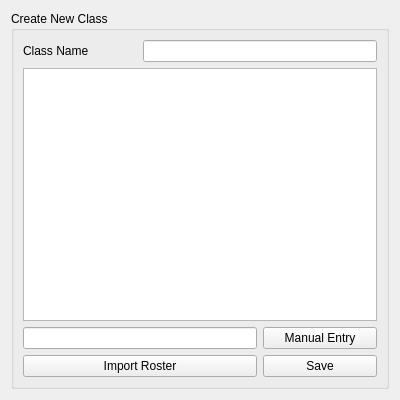
<?xml version="1.0" encoding="UTF-8"?>
<ui version="4.0">
 <class>createClass</class>
 <widget class="QWidget" name="createClass">
  <property name="geometry">
   <rect>
    <x>0</x>
    <y>0</y>
    <width>400</width>
    <height>400</height>
   </rect>
  </property>
  <property name="windowTitle">
   <string>Create Class</string>
  </property>
  <layout class="QGridLayout" name="gridLayout">
   <item row="0" column="0">
    <widget class="QGroupBox" name="groupBox">
     <property name="title">
      <string>Create New Class</string>
     </property>
     <layout class="QGridLayout" name="gridLayout_2">
      <item row="2" column="2">
       <widget class="QPushButton" name="manualEntryNamePushButton">
        <property name="text">
         <string>Manual Entry</string>
        </property>
       </widget>
      </item>
      <item row="3" column="2">
       <widget class="QPushButton" name="savePushButton">
        <property name="text">
         <string>Save</string>
        </property>
       </widget>
      </item>
      <item row="3" column="0" colspan="2">
       <widget class="QPushButton" name="importPushButton">
        <property name="contextMenuPolicy">
         <enum>Qt::CustomContextMenu</enum>
        </property>
        <property name="text">
         <string>Import Roster</string>
        </property>
       </widget>
      </item>
      <item row="2" column="0" colspan="2">
       <widget class="QLineEdit" name="studentNameLineEdit"/>
      </item>
      <item row="0" column="1" colspan="2">
       <widget class="QLineEdit" name="classNameLineEdit"/>
      </item>
      <item row="0" column="0">
       <widget class="QLabel" name="classNameLabel">
        <property name="text">
         <string>Class Name</string>
        </property>
       </widget>
      </item>
      <item row="1" column="0" colspan="3">
       <widget class="QTableView" name="studentTableView">
        <property name="alternatingRowColors">
         <bool>true</bool>
        </property>
       </widget>
      </item>
     </layout>
    </widget>
   </item>
  </layout>
 </widget>
 <tabstops>
  <tabstop>classNameLineEdit</tabstop>
  <tabstop>studentTableView</tabstop>
  <tabstop>studentNameLineEdit</tabstop>
  <tabstop>manualEntryNamePushButton</tabstop>
  <tabstop>importPushButton</tabstop>
  <tabstop>savePushButton</tabstop>
 </tabstops>
 <resources/>
 <connections/>
</ui>
